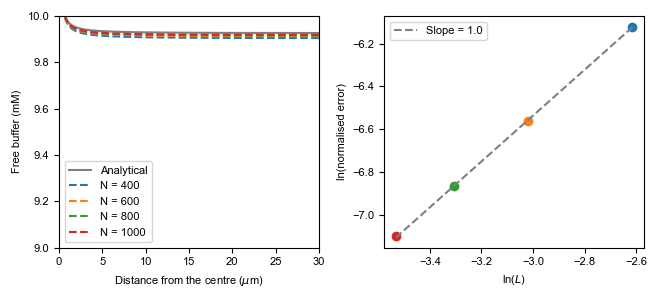

This chart was generated by the following Python code:
import matplotlib.pyplot as plt
import matplotlib
import numpy as np
from scipy import optimize
import myokit

import sys
sys.path.append('supporting')
import analytical_solution
import parameters
import helpers


DB = parameters.DB #cm2/ms
R = parameters.R_max #cm
rh = parameters.Rh 
B_max = parameters.Bmax
t_mult = DB/pow(R-rh, 2)
t = parameters.t0_max # ms time at which we're investigating the concentration profile
tau = t*t_mult 
x_range = np.linspace(0, 1, 200)
h = 1 - (rh/R)
roots = analytical_solution.check_roots(h)


matplotlib.rc('font', family='arial', size = 8)
fig = plt.figure(figsize=(6.6, 3))
ax = fig.add_subplot(121) 
ax2 = fig.add_subplot(122) 

ax.set_ylim(9, B_max)
ax.set_xlim(0, R*10000)
ax.set_ylabel('Free buffer (mM)')
ax.set_xlabel('Distance from the centre ($\mu$m)')


arr = []
rad = []

for x in x_range:
    term_a = analytical_solution.term1(x, h)
    term_b = analytical_solution.convergence(x, tau, roots, h)
    u = term_a - term_b
    r = R + x*(rh - R)
    arr.append(B_max*u*rh/r)
    rad.append(r*10000)

ax.plot(rad, arr, label = 'Analytical', color = 'grey')

# simulation bit
mod_path = 'resources/zeng-ical-template.mmt'

mod = myokit.load_model(mod_path)
mod.get('calcium_dynamics.buffering').set_rhs(0)
mod.get('calcium_dynamics.current').set_rhs(0)
mod.get('membrane.V').set_binding(None)

# Test for the biggest possible cell
mod.get('calcium_dynamics.R').set_rhs(R)

# remove ion-channel model
mod.get('L_type_Ca_current.d').demote
mod.get('L_type_Ca_current.d').set_rhs(0)
mod.get('L_type_Ca_current.f').demote
mod.get('L_type_Ca_current.f').set_rhs(1)

def compute_mass(N_div):

    log_b = ['calcium_dynamics.B' + str(i) for i in range(N_div)]
    B_arr = [0 for _ in range(N_div)]

    m = helpers.multi_compartment_model(mod, N_div, B_arr)

    log_v = []
    for i in range(N_div):
        log_v.append(m.get(f'calcium_dynamics.V{i}').pyfunc()())

    s = myokit.Simulation(m)
    s.set_tolerance(abs_tol=parameters.tol_abs, rel_tol=parameters.tol_rel)
    d = s.run(t + 1, log = log_b, log_times = np.array([t]))

    # the result d is stored for each state-variable, time-wise
    ans_len = []

    for i in range(N_div):
        ans_len.append(d[f'calcium_dynamics.B{i}'][0])

    return ans_len


N_range = [400, 600, 800, 1000] 
x_arr = []
y_arr = []


colors = ['tab:blue', 'tab:orange', 'tab:green', 'tab:red']

for j in range(len(N_range)):
    N_div = N_range[j]
    ans_len = compute_mass(N_div)
    x_plot = np.linspace(R*10000, rh*10000, N_div)

    ax.plot(x_plot, ans_len, ls = '--', label = f'N = {N_div}')
    dR = 1e4*(R - rh)/N_div

    error = abs((ans_len[0] - arr[0])/arr[0])
    error = np.log(error)
    
    dR = np.log(dR)
    
    ax2.scatter(dR, error, color = colors[j])
    x_arr.append(dR)
    y_arr.append(error)
    


def fun(x, m, c):
    """
    Linear fit according to inital data
    """
    return m*x + c


popt_n, _ = optimize.curve_fit(fun, x_arr, y_arr)
ax2.plot(x_arr, fun(np.array(x_arr), *popt_n), ls = '--', \
    label = 'Slope = 1.0', color = 'grey')
print(popt_n)

ax2.set_ylabel('ln(normalised error)')
ax2.set_xlabel('ln($L$)')

ax.legend()
ax2.legend()


plt.tight_layout()
plt.savefig('supporting/convergence.png')
plt.close()